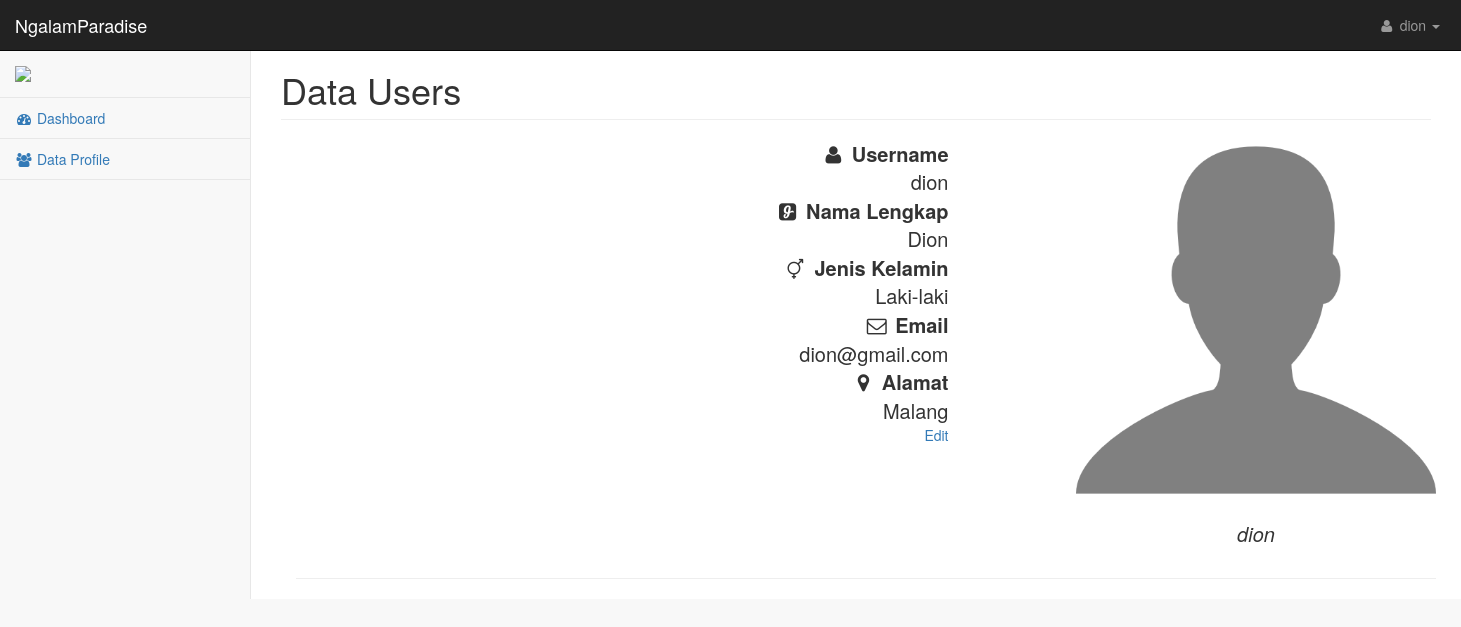
/pengelola/datauser.php (signed in), run on the app's committed database.
### tables this page shows
CREATE TABLE `user` (
  `ID_USER` int(11) NOT NULL,
  `NIK` varchar(20) NOT NULL,
  `NAMA_USER` varchar(50) NOT NULL,
  `USERNAME` varchar(50) DEFAULT NULL,
  `PASSWORD` varchar(50) DEFAULT NULL,
  `ALAMAT_USER` varchar(255) DEFAULT NULL,
  `JENIS_KELAMIN` varchar(20) NOT NULL,
  `EMAIL` varchar(100) NOT NULL,
  `USER_LVL` int(10) NOT NULL
);

### pengelola/datauser.php (the view, shortened to what this page needs)
<?php
    include 'koneksi.php';
 ?>
<!DOCTYPE html>
<html lang="en">
<head>
    <link href="css/bootstrap.min.css" rel="stylesheet">
    <link href="css/metisMenu.min.css" rel="stylesheet">
    <link href="css/timeline.css" rel="stylesheet">
    <link href="css/startmin.css" rel="stylesheet">
    <link href="css/morris.css" rel="stylesheet">
    <link href="css/font-awesome.min.css" rel="stylesheet" type="text/css">
</head>
<body>
    <div id="wrapper">
        <?php
                include("nav.php");
            ?>
        <div id="page-wrapper">
            <div class="row">
                <div class="col-lg-12">
                    <h1 class="page-header">Data Users</h1>
                </div>
            </div>
            <?php
            include 'koneksi.php';
            $query_user = "SELECT * FROM user WHERE ID_USER = $_SESSION[ID_USER]";
            $datashow = mysqli_query($mysqli, $query_user);
            $datashow_us = mysqli_fetch_array($datashow);
            ?>
            <main role="main" class="container">
                <div class="row">
                    <div class="col-md-7 blog-main text-right" >
                        <dl>
                            <dt style="font-size: 20px;">
                                <i class="fa fa-user fa-fw"></i> Username
                            </dt>
                            <dd style="font-size: 20px;">
                                <?php echo $datashow_us['USERNAME']; ?>
                            </dd>
                            <dt style="font-size: 20px;">
                                <i class="fa fa-glide fa-fw"></i> Nama Lengkap
                            </dt>
                            <dd style="font-size: 20px;">
                                <?php echo $datashow_us['NAMA_USER']; ?>
                            </dd>
                            <dt style="font-size: 20px;">
                                <i class="fa fa-transgender fa-fw"></i> Jenis Kelamin
                            </dt>
                            <dd style="font-size: 20px;">
                                <?php echo $datashow_us['JENIS_KELAMIN']; ?>
                            </dd>
                            <dt style="font-size: 20px;">
                                <i class="fa fa-envelope-o fa-fw"></i> Email
                            </dt>
                            <dd style="font-size: 20px;">
                                <?php echo $datashow_us['EMAIL']; ?>
                            </dd>
                            <dt style="font-size: 20px;">
                                <i class="fa fa-map-marker fa-fw"></i> Alamat
                            </dt>
                            <dd style="font-size: 20px;">
                                <?php echo $datashow_us['ALAMAT_USER']; ?>
                            </dd>
                            <dd>
                                <a id="modal-990160"
                                    href="#modal-container-990170<?php echo $datashow_us['ID_USER']; ?>" role="button"
                                    data-toggle="modal">Edit</a>
                            </dd>
                        </dl>
                    </div>
                    <div class="col-md-1">
                    </div>
                    <aside class="col-md-4 blog-sidebar">
                        <div class="p-3 mb-3 bg-light rounded">
                            <div class="text-center">
                                <?php
              if ($datashow_us['JENIS_KELAMIN']== 'Laki-laki') {
                echo '<img src="images/male-user.png" class="img img-responsive" height="200px" width="auto">';
              }else{
                echo '<img src="images/female-user.png" class="img img-responsive" height="200px" width="auto">';
              }
            ?>
                            </div><br>
                            <p class="mb-0 text-center" style="font-size: 20px;"><em><?php echo $datashow_us['USERNAME']; ?></em></p>
                        </div>
                    </aside>
                </div>
                <hr>
            </main>
        </div>
    </div>
</body>
</html>

### pengelola/nav.php (shortened to what this page needs)
<nav class="navbar navbar-inverse navbar-fixed-top" role="navigation">
    <div class="navbar-header">
        <a class="navbar-brand" href="index.php">NgalamParadise</a>
    </div>
    <ul class="nav navbar-right navbar-top-links">
        <li class="dropdown">
            <?php
                        include 'koneksi.php';
                            $perintah = mysqli_query($mysqli, "SELECT * from user WHERE ID_USER='$_SESSION[ID_USER]'");
                            $result = mysqli_fetch_array($perintah);
                        ?>
            <a class="dropdown-toggle" data-toggle="dropdown" href="#">
                <i class="fa fa-user fa-fw"></i> <?php echo $result['USERNAME']; ?> <b class="caret"></b>
            </a>
        </li>
    </ul>
    <div class="navbar-default sidebar" role="navigation">
        <div class="sidebar-nav navbar-collapse">
            <ul class="nav" id="side-menu">
                <li class="sidebar-search">
                    <img src="../logo.png" class="img img-responsive" width="auto" height="100">
                </li>
                <li>
                    <a href="index.php"><i class="fa fa-dashboard fa-fw"></i> Dashboard</a>
                </li>
                <li>
                    <a href="datauser.php"><i class="fa fa-users fa-fw"></i> Data Profile</a>
                </li>
            </ul>
        </div>
    </div>
</nav>

### pengelola/css/startmin.css (style rules this page uses)
body { background-color: #f8f8f8; }
#wrapper { width: 100%; }
#page-wrapper { padding: 30px 15px 0 15px; min-height: 568px; background-color: #fff; }
@media (min-width:768px) { #page-wrapper { position: inherit; margin-left: 250px; padding: 30px 30px 0 30px; border-left: 1px solid #e7e7e7; } }
.navbar-header { float: left; }
.navbar-right { text-align: right; }
.navbar-top-links { margin: 0; }
.navbar-top-links li { display: inline-block; }
.navbar-top-links li:last-child { margin-right: 6px; }
.navbar-top-links li a { padding: 15px; min-height: 50px; }
.navbar-top-links>li>a { color: #999; }
.sidebar .sidebar-nav.navbar-collapse { padding-right: 0; padding-left: 0; }
.sidebar .sidebar-search { padding: 15px; }
.sidebar ul li { border-bottom: 1px solid #e7e7e7; }
@media (min-width:768px) { .sidebar { z-index: 1; position: absolute; width: 250px; margin-top: 51px; } }

### data on the page
user: USERNAME "dion", NAMA_USER "Dion", JENIS_KELAMIN "Laki-laki", EMAIL "dion@gmail.com", ALAMAT_USER "Malang"
